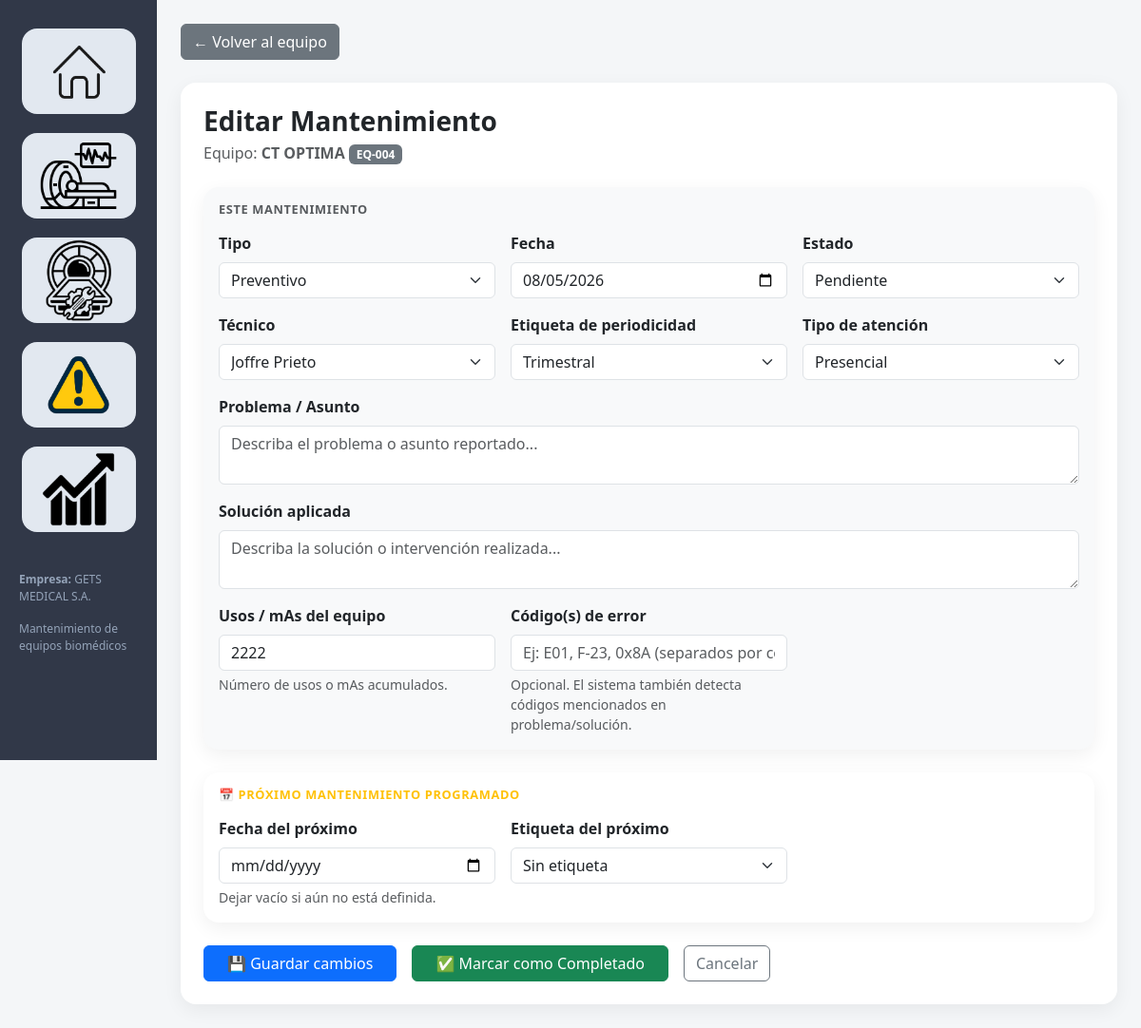
/mantenimiento/17/editar/, run on the app's committed database.
### core/models.py (models this page shows, shortened)
class Mantenimiento(models.Model):
    TIPO_CHOICES = [
        ('preventivo',  'Preventivo'),
        ('correctivo',  'Correctivo'),
        ('predictivo',  'Predictivo'),
        ('otro',        'Otro'),
    ]
    ATENCION_CHOICES = [
        ('presencial', 'Presencial'),
        ('virtual',    'Virtual'),
    ]
    ETIQUETA_CHOICES = [
        ('bimestral',     'Bimestral'),
        ('trimestral',    'Trimestral'),
        ('cuatrimestral', 'Cuatrimestral'),
        ('semestral',     'Semestral'),
        ('anual',         'Anual'),
        ('otro',          'Otro'),
    ]
    programado  = models.BooleanField(
        default=False,
        help_text=(
            'True = mantenimiento programado (periódico, generado por el sistema). '
            'False = no programado (imprevisto o correctivo puntual).'
        )
    )
    serie_programada = models.ForeignKey(
        'self',
        null=True, blank=True,
        on_delete=models.SET_NULL,
        related_name='serie_hijos',
        help_text='Primer mantenimiento de la serie (null si es el primero)'
    )
    equipo      = models.ForeignKey(Equipo, on_delete=models.CASCADE)
    tipo        = models.CharField(max_length=50, choices=TIPO_CHOICES, default='preventivo')
    tipo_otro   = models.CharField(
        max_length=100,
        blank=True,
        null=True,
        help_text='Descripción si tipo es "otro"'
    )
    fecha       = models.DateField()
    tipo_atencion = models.CharField(
        max_length=20,
        choices=ATENCION_CHOICES,
        default='presencial',
        help_text='Modalidad de atención'
    )
    problema    = models.TextField(
        blank=True,
        null=True,
        help_text='Problema o asunto reportado'
    )
    solucion    = models.TextField(
        blank=True,
        null=True,
        help_text='Solución aplicada'
    )
    descripcion = models.TextField(blank=True, null=True)  # Mantenido por compatibilidad
    tecnico     = models.ForeignKey(Tecnico, on_delete=models.SET_NULL, null=True)
    estado      = models.CharField(max_length=50)
    costo       = models.FloatField()
    etiqueta           = models.CharField(
        max_length=20,
        choices=ETIQUETA_CHOICES,
        blank=True,
        null=True,
        help_text='Periodicidad de este mantenimiento'
    )
    etiqueta_otro      = models.CharField(
        max_length=100,
        blank=True,
        null=True,
        help_text='Descripción si etiqueta es "otro"'
    )
    fecha_proximo      = models.DateField(
        blank=True,
        null=True,
        help_text='Fecha programada para el próximo mantenimiento'
    )
    etiqueta_proximo   = models.CharField(
        max_length=20,
        choices=ETIQUETA_CHOICES,
        blank=True,
        null=True,
        help_text='Periodicidad del próximo mantenimiento'
    )
    etiqueta_proximo_otro = models.CharField(
        max_length=100,
        blank=True,
        null=True,
        help_text='Descripción si etiqueta_proximo es "otro"'
    )
    ciudad = models.CharField(
        max_length=100,
        blank=True,
        null=True,
        help_text='Ciudad o lugar donde se realiza el mantenimiento'
    )
    codigo_error = models.CharField(
        max_length=200,
        blank=True,
        null=True,
        help_text=(
            'Código(s) de error reportados por el equipo. '
            'Puede ingresar varios separados por coma. '
            'También se detectan códigos mencionados en problema/solución.'
        )
    )
    class Meta:
        unique_together = (
            'equipo', 'tipo', 'fecha',
            'tecnico', 'estado', 'costo'
        )

class Equipo(models.Model):
    TIPO_CHOICES = [
        ('rayos_x',          'Rayos X'),
        ('tomografo',        'Tomógrafo (CT)'),
        ('resonancia',       'Resonancia Magnética (RM)'),
        ('ultrasonido',      'Ultrasonido / Ecógrafo'),
        ('mamografo',        'Mamógrafo'),
        ('fluoroscopio',     'Fluoroscopio'),
        ('densitometro',     'Densitómetro óseo'),
        ('arco_c',           'Arco en C'),
        ('angiografo',       'Angiógrafo'),
        ('pet_scan',         'PET / PET-CT'),
        ('monitor',          'Monitor de signos vitales'),
        ('ventilador',       'Ventilador mecánico'),
        ('desfibrilador',    'Desfibrilador / DEA'),
        ('electrocardiografo','Electrocardiógraf (ECG)'),
        ('oximetro',         'Oxímetro de pulso'),
        ('bomba_infusion',   'Bomba de infusión'),
        ('incubadora',       'Incubadora neonatal'),
        ('electrobisturi',   'Electrobisturí'),
        ('laser_medico',     'Láser médico'),
        ('arco_quirurgico',  'Arco quirúrgico'),
        ('analizador',       'Analizador / Autoanalizador'),
        ('centrifuga',       'Centrífuga'),
        ('microscopio',      'Microscopio'),
        ('espectrofotometro','Espectrofotómetro'),
        ('autoclave',        'Autoclave / Esterilizador'),
        ('ultrasonido_rehab','Ultrasonido terapéutico'),
        ('electroterapia',   'Electroterapia / TENS'),
        ('laser_rehab',      'Láser terapéutico'),
        ('rayos_x_dental',   'Rayos X dental'),
        ('unidad_dental',    'Unidad odontológica'),
        ('otro',             'Otro'),
    ]
    codigo            = models.CharField(max_length=50, unique=True)
    nombre            = models.CharField(max_length=100)
    tipo              = models.CharField(
                            max_length=50,
                            choices=TIPO_CHOICES,
                            default='otro',
                            help_text='Categoría del equipo biomédico'
                        )
    tipo_otro         = models.CharField(
                            max_length=100,
                            blank=True,
                            null=True,
                            help_text='Especificar si el tipo es "Otro"'
                        )
    marca             = models.CharField(max_length=50)
    modelo            = models.CharField(max_length=50)
    serie             = models.CharField(max_length=50)
    ubicacion         = models.CharField(max_length=100)
    estado            = models.CharField(max_length=50)
    fecha_adquisicion = models.DateField(null=True, blank=True)
    criticidad        = models.CharField(max_length=20)
    usos_mas          = models.PositiveIntegerField(
        null=True,
        blank=True,
        help_text='Número de usos o mAs acumulados del equipo'
    )
    cliente           = models.ForeignKey(
        Cliente,
        on_delete=models.SET_NULL,
        null=True,
        blank=True,
        related_name='equipos',
        help_text='Cliente o institución propietaria del equipo'
    )
    tubo_modelo       = models.CharField(
        max_length=100,
        blank=True,
        null=True,
        help_text='Modelo del tubo de rayos X (dejar vacío si no aplica)'
    )
    tubo_serie        = models.CharField(
        max_length=100,
        blank=True,
        null=True,
        help_text='Número de serie del tubo de rayos X (dejar vacío si no aplica)'
    )
    class Meta:
        verbose_name        = 'Equipo'
        verbose_name_plural = 'Equipos'
        ordering            = ['codigo']

class Tecnico(models.Model):
    nombre = models.CharField(max_length=100)

### core/views.py (the view, shortened to what this page needs)
# urls.py: path('mantenimiento/<int:id>/editar/',          views.editar_mantenimiento,  name='editar_mantenimiento'),
def editar_mantenimiento(request, id):
    mantenimiento = get_object_or_404(Mantenimiento, id=id)
    return render(request, 'editar_mantenimiento.html', {
        'm':       mantenimiento,
        'tecnicos': Tecnico.objects.all(),
        'etiqueta_choices': Mantenimiento.ETIQUETA_CHOICES,
        'tipo_choices': Mantenimiento.TIPO_CHOICES,
        'atencion_choices': Mantenimiento.ATENCION_CHOICES,
    })

### core/templates/editar_mantenimiento.html (shortened to what this page needs)
{% extends 'base.html' %}
{% block content %}
<a href="/equipo/{{ m.equipo.id }}/" class="btn btn-secondary mb-4">← Volver al equipo</a>
<div class="card p-4">
    <h3 class="fw-bold mb-1">Editar Mantenimiento</h3>
    <p class="text-muted mb-4">
        Equipo: <strong>{{ m.equipo.nombre }}</strong>
        <span class="badge bg-secondary">{{ m.equipo.codigo }}</span>
    </p>
    <form method="post">
        <div class="card bg-light border-0 p-3 mb-4">
            <h6 class="fw-bold text-muted text-uppercase mb-3" style="font-size:.8rem;letter-spacing:.05em">
                Este mantenimiento
            </h6>
            <div class="row g-3">
                <div class="col-md-4">
                    <label class="form-label fw-bold">Tipo</label>
                    <select name="tipo" class="form-select" required
                            onchange="toggleTipoOtro(this.value)">
                        {% for val, label in tipo_choices %}
                        <option value="{{ val }}"
                            {% if m.tipo == val %}selected{% endif %}>
                            {{ label }}
                        </option>
                        {% endfor %}
                    </select>
                </div>
                <div class="col-md-4">
                    <label class="form-label fw-bold">Fecha</label>
                    <input type="date" name="fecha" class="form-control"
                           value="{{ m.fecha|date:'Y-m-d' }}" required>
                </div>
                <div class="col-md-4">
                    <label class="form-label fw-bold">Estado</label>
                    <select name="estado" class="form-select" required>
                        <option value="pendiente"  {% if m.estado == 'pendiente'  %}selected{% endif %}>Pendiente</option>
                    </select>
                </div>
                <div class="col-md-4">
                    <label class="form-label fw-bold">Técnico</label>
                    <select name="tecnico" class="form-select">
                        {% for t in tecnicos %}
                        <option value="{{ t.id }}"
                            {% if m.tecnico and m.tecnico.id == t.id %}selected{% endif %}>
                            {{ t.nombre }}
                        </option>
                        {% endfor %}
                    </select>
                </div>
                <div class="col-md-4">
                    <label class="form-label fw-bold">Etiqueta de periodicidad</label>
                    <select name="etiqueta" class="form-select" id="selectEtiqueta"
                            onchange="toggleOtro('etiqueta', 'campoEtiquetaOtro')">
                        {% for val, label in etiqueta_choices %}
                        <option value="{{ val }}"
                            {% if m.etiqueta == val %}selected{% endif %}>
                            {{ label }}
                        </option>
                        {% endfor %}
                    </select>
                </div>
                <div class="col-md-4">
                    <label class="form-label fw-bold">Tipo de atención</label>
                    <select name="tipo_atencion" class="form-select">
                        {% for val, label in atencion_choices %}
                        <option value="{{ val }}"
                            {% if m.tipo_atencion == val %}selected{% endif %}>
                            {{ label }}
                        </option>
                        {% endfor %}
                    </select>
                </div>
                <div class="col-12">
                    <label class="form-label fw-bold">Problema / Asunto</label>
                    <textarea name="problema" class="form-control"
                              rows="2" placeholder="Describa el problema o asunto reportado...">{{ m.problema|default:'' }}</textarea>
                </div>
                <div class="col-12">
                    <label class="form-label fw-bold">Solución aplicada</label>
                    <textarea name="solucion" class="form-control"
                              rows="2" placeholder="Describa la solución o intervención realizada...">{{ m.solucion|default:'' }}</textarea>
                </div>
                <div class="col-md-4">
                    <label class="form-label fw-bold">Usos / mAs del equipo</label>
                    <input type="number" name="usos_mas" class="form-control"
                           min="0"
                           value="{{ m.equipo.usos_mas|default:'' }}"
                           placeholder="Ej: 125000">
                    <div class="form-text">Número de usos o mAs acumulados.</div>
                </div>
                <div class="col-md-4">
                    <label class="form-label fw-bold">Código(s) de error</label>
                    <input type="text" name="codigo_error" class="form-control"
                           value="{{ m.codigo_error|default:'' }}"
                           placeholder="Ej: E01, F-23, 0x8A (separados por coma)">
                    <div class="form-text">Opcional. El sistema también detecta códigos mencionados en problema/solución.</div>
                </div>
            </div>
        </div>
        <div class="card border-warning border-2 p-3 mb-4">
            <h6 class="fw-bold text-warning text-uppercase mb-3" style="font-size:.8rem;letter-spacing:.05em">
                📅 Próximo mantenimiento programado
            </h6>
            <div class="row g-3">
                <div class="col-md-4">
                    <label class="form-label fw-bold">Fecha del próximo</label>
                    <input type="date" name="fecha_proximo" class="form-control"
                           value="{{ m.fecha_proximo|date:'Y-m-d'|default:'' }}">
                    <div class="form-text">Dejar vacío si aún no está definida.</div>
                </div>
                <div class="col-md-4">
                    <label class="form-label fw-bold">Etiqueta del próximo</label>
                    <select name="etiqueta_proximo" class="form-select"
                            onchange="toggleOtro('etiqueta_proximo', 'campoEtiquetaProxOtro')">
                        <option value="">Sin etiqueta</option>
                    </select>
                </div>
            </div>
        </div>
        <div class="d-flex gap-3">
            <button type="submit" class="btn btn-primary px-4">
                💾 Guardar cambios
            </button>
            <button type="button" class="btn btn-success px-4"
                    onclick="
                        document.querySelector('select[name=estado]').value='completado';
                        this.closest('form').submit();
                    ">
                ✅ Marcar como Completado
            </button>
            <a href="/equipo/{{ m.equipo.id }}/" class="btn btn-outline-secondary">
                Cancelar
            </a>
        </div>
    </form>
</div>
{% endblock %}

### core/templates/base.html (style rules this page uses)
body { margin: 0; font-family: 'Segoe UI', sans-serif; background-color: #f4f6f8; }
.card { border-radius: 16px; border: none; box-shadow: 0 6px 20px rgba(0,0,0,0.06); }

### data on the page
Mantenimiento: equipo.nombre "CT OPTIMA", equipo.codigo "EQ-004", tipo "Preventivo", fecha "08/05/2026", estado "Pendiente", tecnico "Joffre Prieto", etiqueta "Trimestral", tipo_atencion "Presencial", usos_mas "2222"
